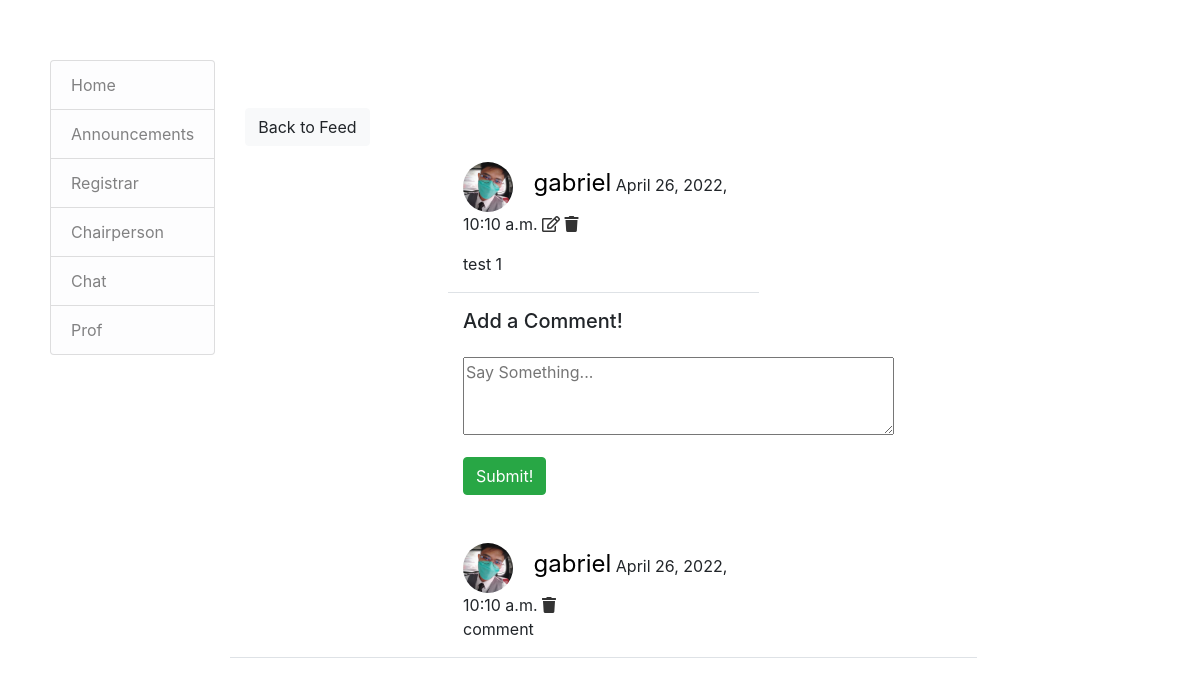
The page /post/49/ (signed in) on the database its author committed.
### student/models.py (models this page shows)
class Post(models.Model):
    body = models.TextField()
    date = models.DateTimeField(default=timezone.now)
    author = models.ForeignKey(User, on_delete=models.CASCADE)
    image = models.ImageField(upload_to='uploads/post_photos', blank=True, null=True)

class UserProfile(models.Model):
    user = models.OneToOneField(User, primary_key=True, verbose_name='user', related_name='profile', on_delete=models.CASCADE)
    name = models.CharField(max_length=30, blank=True, null=True)
    bio = models.TextField(max_length=500, blank=True, null=True)
    birth_date=models.DateField(null=True, blank=True)
    location = models.CharField(max_length=100, blank=True, null=True)
    picture = models.ImageField(upload_to='uploads/profile_pictures', default='uploads/profile_pictures/default.jpg', blank=True)

class Comment(models.Model):
    comment = models.TextField()
    date = models.DateTimeField(default=timezone.now)
    post = models.ForeignKey('Post', on_delete=models.CASCADE)
    author = models.ForeignKey(User, on_delete=models.CASCADE)

### student/views.py (the view, shortened to what this page needs)
# urls.py: path('post/<int:pk>/', PostDetailView.as_view(), name='post_detail'),
class PostDetailView(LoginRequiredMixin, View):
    def get(self, request, pk):
        post = Post.objects.get(pk=pk)
        form = CommentForm()
        comments = Comment.objects.filter(post=post).order_by('-date')
        context = {
            'post': post,
            'form': form,
            'comments': comments,
        }
        return render(request, 'home/post_detail.html', context)

### student/forms.py
class CommentForm(forms.ModelForm):
    comment = forms.CharField(
        label='',
        widget=forms.Textarea(
            attrs={'rows': '3',
                   'placeholder': 'Say Something...'}
        ))
    class Meta:
        model = Comment
        fields = ['comment']

### student/templates/home/post_detail.html (shortened to what this page needs)
{% extends 'home/base.html' %}
{% load crispy_forms_tags %}
{% block content %}
<div class="container">
    <div class="row mt-5">
        <div class="col-md-3 col-sm-6">
            <a href="{% url 'post_list' %}" class="btn btn-light">Back to Feed</a>
        </div>
    </div>
    <div class="row justify-content-center mt-3">
        <div class="col-md-5 col-sm-12 border-bottom">
            <p>
                    <img class="rounded-circle mr-3" height="50" width="50" src="{{ post.author.profile.picture.url }}" />
                    <a class="profile-link" href="{% url 'profile' post.author.profile.pk %}">{{ post.author }}</a> {{ post.date }}
                {% if request.user == post.author %}
                <a href="{% url 'post_edit' post.pk %}" style="color: #333;"><i class="far fa-edit"></i></a>
                <a href="{% url 'post_delete' post.pk %}" style="color: #333;"><i class="fas fa-trash"></i></a>
                {% endif %}
            </p>
            <div class="position-relative">
                <p>{{ post.body }}</p>
            </div>
        </div>
    </div>
    <div class="row justify-content-center mt-3">
        <div class="col-md-5 col-sm-12">
            <h5>Add a Comment!</h5>
        </div>
    </div>
    <div class="row justify-content-center mt-3 mb-5">
        <div class="col-md-5 col-sm-12">
            <form method="POST">
                {{ form | crispy }}
                <div class="d-grid gap-2">
                    <button class="btn btn-success mt-3">Submit!</button>
                </div>
            </form>
        </div>
    </div>
    {% for comment in comments %}
    <div class="row justify-content-center mt-3 mb-5 border-bottom">
        <div class="col-md-5 col-sm-12">
                    <img class="rounded-circle mr-3" height="50" width="50" src="{{ post.author.profile.picture.url }}" />
                    <a class="profile-link" href="{% url 'profile' post.author.profile.pk %}">{{ post.author }}</a> {{ post.date }}
                {% if request.user == comment.author %}
                <a href="{% url 'comment_delete' post.pk comment.pk %}" style="color: #333;"><i class="fas fa-trash"></i></a>
                {% endif %}
            <p>{{ comment.comment }}</p>
        </div>
    </div>
    {% endfor %}
</div>
{% endblock content %}

### static/style.css (style rules this page uses)
.profile-link { font-size: x-large; color: black; }

### rows shown on the page
Post: author.profile.picture (picture), author "gabriel", date "April 26, 2022, 10:10 a.m.", body "test 1"
Comment: author.profile.picture (picture), comment "comment"
